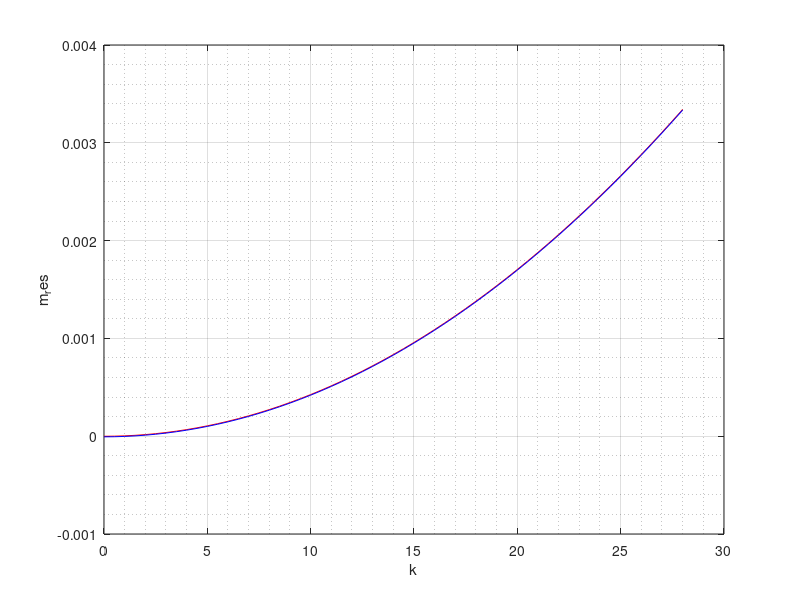

Write MATLAB code to recreate this figure.
% This is the first part of the simulation, to determine the strength of the magents required. 
% Based on "Passive Magnetic Attitude Control for CubeSat Spacecraft"
% This section is purely for intro calculations. 
% Use this function for exporting to csv: https://www.mathworks.com/help/releases/R2019b/matlab/ref/writematrix.html

% to interpret this data, 
% use m_bar as the recommended strength for the main magnet. 


close ALL
clear 

%% General Torques acting on the cubesat
% values are from the PDF documents, subject to change depending on altitude. Can be variable. 
T_aero = 8E-8; % aerodynamic
T_grav = 6E-8; % gravity gradient
T_radi = 1E-8; % radiometric torques

% to get the RMS values, for T. 
T_rms = sqrt((1/3)*(T_aero^2 + T_grav^2 + T_radi^2)); 


% Suggested minimum Magnet strength. 
Bmin = 2.0*10^-5; % Unit is Tesla, min field strength at 600km altitude. 
Bmax = 7*(pi/180); % accuracy, in degrees
m_bar = 10*(T_rms/(Bmin*sin(Bmax))) %recommended bar strength based on modified version of Santoni et Zelli. 


%% Suggested bar_main magnet design
% needs to do multiple entries and rows before figuring out m values.
Ixx = 3.6*(10^-3); %unit is kg*m^2  // This is an assumption, to be changed after getting a CAD model data. 
Iyy = 1.7*(10^-2); %same unit as Ixx. 
% Izz isn't included as it is assumed it is the same as Iyy due to the
% design of the cubic satellite. 
Beq = 2.3*(10^-5); %unit is Tesla, magnetic flux density at equator. 

G = 6.674*(10^-11); % grav constant. 
M = 5.972*(10^24); % mass of the earth, in Kg.  
m_earth = 3; % mass of cube satellite, Unit is Kg. 
a = 1.496*(10^11); % earth semi major axis, taken from online sources. 1AU = 1.496*(10^11)m. 
d = 86.4*(10^3); % seconds per one day
no = (d/2*pi)*(sqrt(G*(M+m_earth)/(a^3))); 

k1 = 0; % these values are for an iterative function, they represent the variable K. 
k2 = 28;
dk =  0.5; 

k = k1:dk:k2; 

n = 2.63*(k.^2) - 0.49 + 0.51*(Ixx/Iyy);
n_perp = 2.63*(k.^2) - 4.25+1.25*(Ixx/Iyy); 

m_res = (Iyy*n*(no^2))/(Beq); % magnetic moment of the 
m_res_perp = (Iyy*n_perp*(no^2))/(Beq);

M = [k ; n; n_perp; m_res; m_res_perp];

plot(k,m_res,'r',k,m_res_perp,'b')
xlabel('k') % label the x-axis
ylabel('m_res') % label the y-axis
grid on
grid minor

csvwrite('magnetic_moment_results.csv',M)  % to export the data for analysis. 
saveas(gcf,'Plot_magnet_strength.png') % this will export the plot as a png file. 
%% Hysteresis Rods design 
%purpose of these rods are to be mounted in pairs, orthogonal to the main magnet to benefit from maximum dampening. 
%This section will determine how strong each rod should be, so that they can be effective. 

L = 80/1000; % length of H. rods, max length should be 9cm, as it is a phyiscal restriction, for a cube satellite. 80mm was picked as it could fit within the ACS module, and held with mounting brackets.
D = 25/1000; % diameter of rods, in meters. 

Hs = 100; % uni A/m, material saturation field strength, depends on material. Using HyMu-80 as example.
H = Hs; % temporary putting at as HS for now. 
uo = 1.25663706*(10^-6); %unit m*kg/((s^2)(A^2))permeability of free space, for sake of this sim, this value is considered as a constant. 
 
Vol_hyst = L*(0.25*pi*(D^2));  % volume of the hysteresis rods. 

N = ((L/D) * (4/sqrt(pi) ) +2)^(-1); % demagnetizing factor of the hyst. rods. 

U_hyst = 1.5*(10^4); % unit is H/m, value is varies depending on magnetic material, follows hysteresis loop diagram of B and H. 
U_hyst_appt = (U_hyst)/(1+(N*U_hyst)); % apparent relative permeability of the hyst. rod. 

B_hyst = uo*U_hyst_appt*H; % induced magnetic flux. Definition: The magnetic flux through a surface is the component of the magnetic field passing through that surface
B_hyst_sat = uo*U_hyst_appt*Hs; % induced magnetic flux. Definition: The magnetic flux through a surface is the component of the magnetic field passing through that surface

m_hyst_rod = (B_hyst * Vol_hyst) / uo  % magentic moment for the rods. Definition: Magnetic Moment is defined as magnetic strength and orientation of a magnet or other object that produces a magnetic field. 
